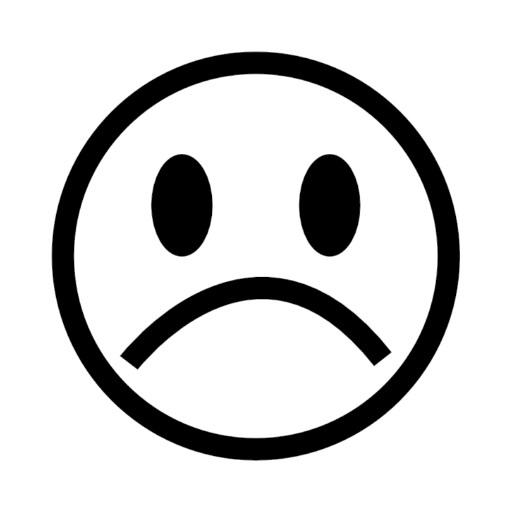
#> input picture public/images/H_nobg.png, 1024 x 1024 px (shown at 1/2 size); its folder holds 4 pictures in this run
$ python create_vic_images.py h H_nobg.png
#> lines starting #> are read from the running program, lines starting #| are printed output that depends on the picture
"""
deps: pillow
this script creates the top, bottom, left and right variants of the victim images from the victim image itself

Eg.:
python create_vic_images.py h H_nobg.png
will create h_bottom.png, h_top.png, h_left.png and h_right.png images.
"""

import sys
from PIL import Image

base_name = sys.argv[1]

orig_fp = sys.argv[2]
letter = Image.open(orig_fp)
#> letter is the input picture: PIL image 1024x1024 RGBA; mean R, G, B, A 212.2, 212.2, 212.3, 44.4
letter = letter.resize((50, 50))
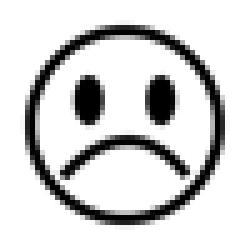
#> letter: PIL image 50x50 RGBA (shown 5 times larger); mean R, G, B, A 11.7, 11.8, 11.9, 44.4; transparent parts drawn white

for name, pos in {
        "left":   (0,   50),
        "right":  (100, 50),
        "top":    (50,   0),
        "bottom": (50, 100),
    }.items():

    img = Image.new("RGBA", (150, 150), (255, 255, 255, 0))
    img.paste(letter, pos)
    img.save(f"{base_name}_{name}.png")
#> this loop made 4 passes
#> pass 1, `img.save(f"{base_name}_{name}.png")`:
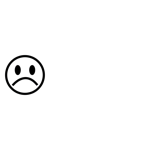
#> saved as h_left.png: PIL image 150x150 RGBA; mean R, G, B, A 228, 228, 228, 4.9; transparent parts drawn white
#> pass 2, `img.save(f"{base_name}_{name}.png")`:
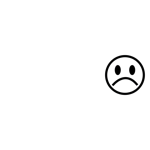
#> saved as h_right.png: PIL image 150x150 RGBA; mean R, G, B, A 228, 228, 228, 4.9; transparent parts drawn white
#> after the loop:
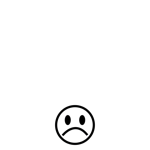
#> img: PIL image 150x150 RGBA; mean R, G, B, A 228, 228, 228, 4.9; transparent parts drawn white
